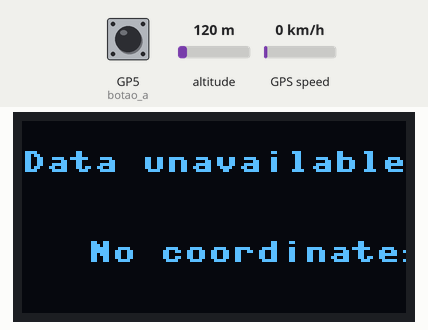
The program below on a simulated Raspberry Pi Pico running MicroPython. On the bench: 128×64 one-colour display. The inputs (shaded band) are chosen by the test bench; at power-on: GP5 (botao_a) HIGH, altitude 120 m, GPS speed 0 km/h. Random numbers come from a fixed seed; the GPS gets a fix after 3 s at 37.7749, -122.4194 with 8 satellites; no radio messages arrive unless stated (any console line starting 'radio sent:' is added by the test bench); library files of the repository ran but are not shown: micropyGPS.py; what the program prints to the serial console is not drawn.

Above: at 1.2 s.
1.3 s: GP5 (botao_a) pulled LOW for 3.2 s
At 3.8 s:
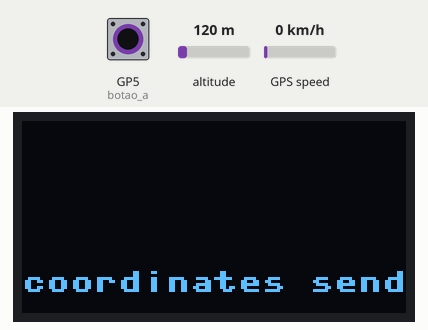
6.0 s: altitude set to 20 m
At 7.2 s:
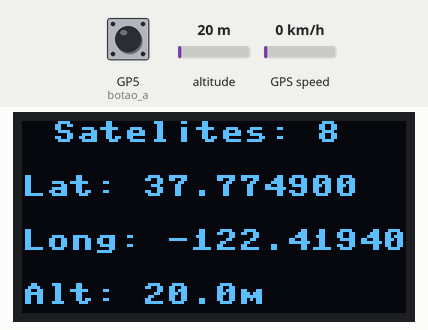
7.5 s: altitude set to 250 m
At 9.2 s:
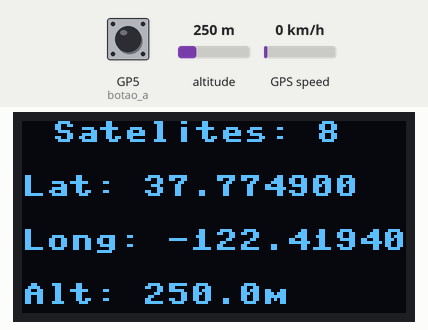
9.5 s: altitude set to 500 m
At 10.6 s:
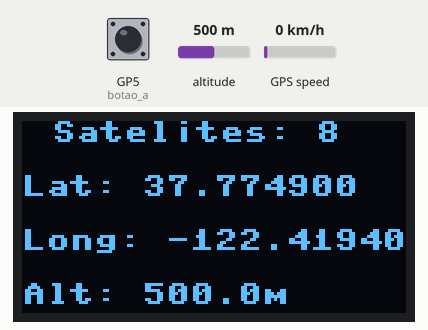
Timing chart, 0 to 12.5 s (numbered marks = the images above; inputs shaded):
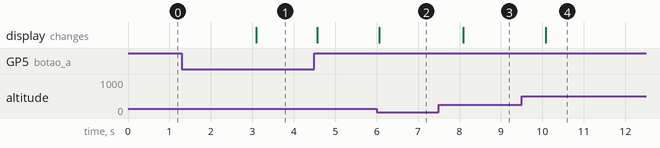

Measured:
- after the input at 6.0 s, the display: changes after 0.07 s (image 2)
- after the input at 7.5 s, the display: changes after 0.59 s (image 3)
- after the input at 9.5 s, the display: changes after 0.58 s (image 4)

The program:

LoRa-GPS-17.06.py
```python
from machine import Pin, UART, I2C
import utime
from ssd1306 import SSD1306_I2C
from micropyGPS import MicropyGPS
from ulora import LoRa, ModemConfig,SPIConfig
from time import sleep
#LoRa parameters
RFM95_RST = 28 # pino reset lora
RFM95_SPIBUS = SPIConfig.rp2_0 # pinagem LoRa RM95 e Pico
RFM95_CS = 17 # Chip select
RFM95_INT = 20 # DIO0
RF95_FREQ = 868.0 # Frequencia de transmissao
RF95_POW = 10 # Potencia de transmissao
CLIENT_ADDRESS = 1 # endereço cliente
SERVER_ADDRESS =2 # endereço server

# initialize radio LoRa
lora = LoRa(RFM95_SPIBUS,RFM95_INT,CLIENT_ADDRESS,RFM95_CS,reset_pin = RFM95_RST,freq =RF95_FREQ, tx_power =RF95_POW,acks = True)

#Inicializa I2C e display oled
i2c = I2C(1,sda =Pin(14),scl=Pin(15),freq=400000)
oled = SSD1306_I2C(128,64,i2c)

# Inicializa GPS
gps_module = UART(0,baudrate=9600, tx=Pin(0),rx=Pin(1))
time_zone = -3 # fuso horario
gps = MicropyGPS(time_zone) # ajuste de time zone

#Botoes
botao_a = Pin(5,Pin.IN, Pin.PULL_UP)
botao_b = Pin(6,Pin.IN, Pin.PULL_UP)

def msg(text=''):
    lora.send_to_wait(f"{text}",SERVER_ADDRESS)

def convert_coordinates(sections):
    if sections[0] == 0:
        return None

    data = sections[0] +(sections[1]/60.0)

    if sections[2] == 'S':
        data = -data
    if sections[2] == 'W':
        data = -data

    data = '{0:.6f}'.format(data)
    return str(data) # retorna  o dado no formato string

while True:
    length = gps_module.any()
    if length >0:
        data = gps_module.read(length)
        for byte in data:
            message = gps.update(chr(byte))

    latitude = convert_coordinates(gps.latitude)
    longitude = convert_coordinates(gps.longitude)
    altitude = gps.altitude # obtendo a altitude do gps
    hora = gps.timestamp
    date = gps.date

    if latitude is None or longitude is None:
        oled.fill(0)
        oled.text('Data unavailable',0,10)
        oled.text('No coordinates',22,40)
        oled.show()
        continue

    #formatando data e hora
    date_str = f"{int(date[0])}/{int(date[1]):02d}/{int(date[2]):02d}"
    time_str = f"{int(hora[0]):02d}:{int(hora[1]):02d}:{int(hora[2]):02d}"
    oled.fill(0)
    oled.text('Satelites: '+ str(gps.satellites_in_use),10,0)
    oled.text('Lat: ' + latitude,0,18)
    oled.text('Long: '+ longitude,0,36)
    oled.text('Alt: '+ str(altitude) + 'm',0,54)
    oled.text(date_str,0,72)
    oled.text(time_str,0,90)
    print('Long: ' + longitude)
    print('Lat: ' + latitude)
    print('Alt: ' + str(altitude))
    print('Date: ',date_str)
    print('Hora: ',time_str)
    data_gps=(f"{latitude},{longitude},{altitude},{date_str},{time_str}")
    oled.show()
   # msg(data_gps)


    if botao_a.value() == 0:
        oled.fill(0)
        oled.text(f"coordinates send", 0, 50, 1)
        oled.show()
        msg(data_gps)
```
